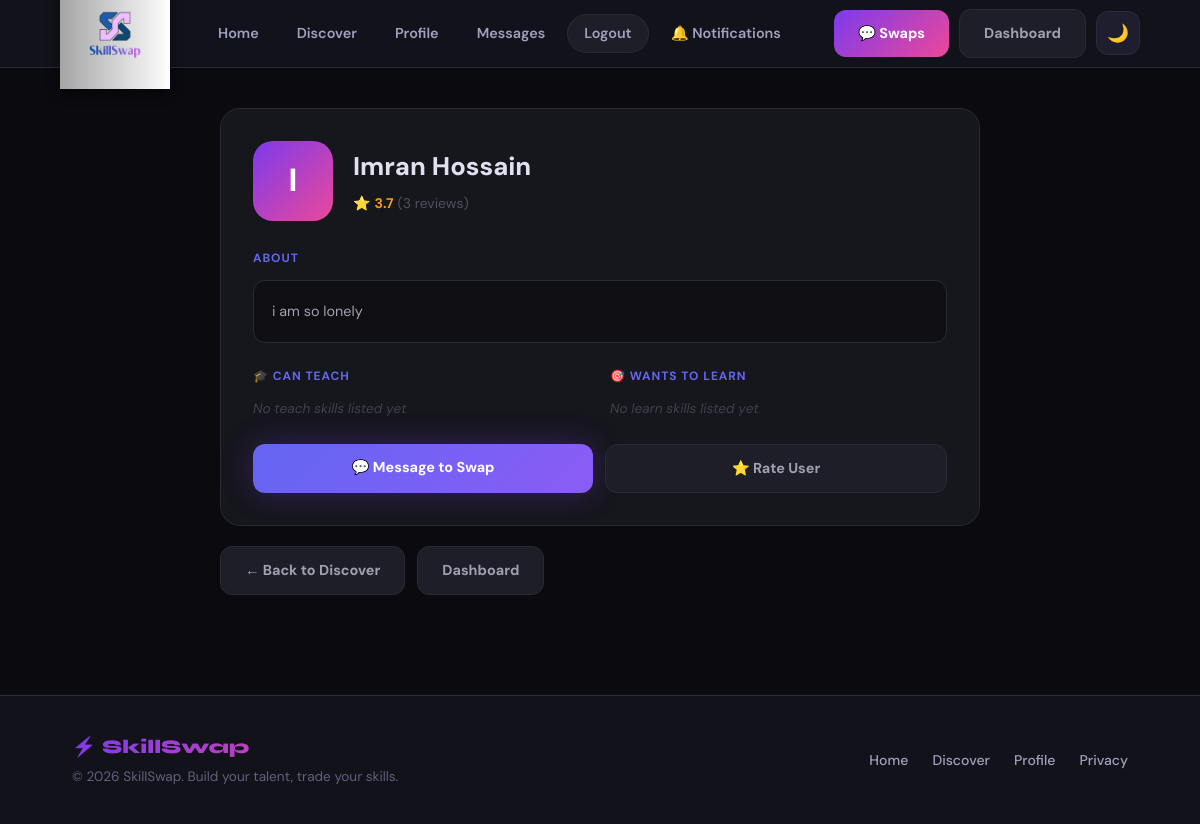
Screenshot of /view_profile.php?id=8 (signed in) with the database file from the repository.
### tables this page shows
CREATE TABLE `users` (
  `user_id` int(11) NOT NULL,
  `email` varchar(255) NOT NULL,
  `password_hash` varchar(255) NOT NULL,
  `username` varchar(100) DEFAULT NULL,
  `first_name` varchar(100) DEFAULT NULL,
  `last_name` varchar(100) DEFAULT NULL,
  `bio` text DEFAULT NULL,
  `location` varchar(100) DEFAULT NULL,
  `profile_picture` varchar(255) DEFAULT NULL,
  `city` varchar(100) DEFAULT NULL,
  `user_location` varchar(100) DEFAULT NULL,
  `rating_average` decimal(2,1) DEFAULT 0.0,
  `total_reviews` int(11) DEFAULT 0,
  `is_verified` tinyint(1) DEFAULT 0,
  `account_status` enum('active','suspended','deleted') DEFAULT 'active',
  `created_at` timestamp NOT NULL DEFAULT current_timestamp(),
  `updated_at` timestamp NOT NULL DEFAULT current_timestamp() ON UPDATE current_timestamp(),
  `country` varchar(100) DEFAULT NULL
);

### view_profile.php (the view, shortened to what this page needs)
<?php
include 'db.php';
include 'includes/header.php';
$user_id_to_view = isset($_GET['id']) ? intval($_GET['id']) : 0;
$stmt = $conn->prepare("
    SELECT user_id AS id,
           CONCAT(first_name, ' ', last_name) AS name,
           bio, user_location AS location,
           rating_average, total_reviews
    FROM users WHERE user_id = ?
");
$stmt->bind_param("i", $user_id_to_view);
$stmt->execute();
$user = $stmt->get_result()->fetch_assoc();
$skills_teach = [];
$skills_learn  = [];
$grads = [
    'linear-gradient(135deg,#7c3aed,#ec4899)',
    'linear-gradient(135deg,#06b6d4,#7c3aed)',
    'linear-gradient(135deg,#f59e0b,#ec4899)',
    'linear-gradient(135deg,#10b981,#06b6d4)',
];
$grad    = $grads[$user_id_to_view % count($grads)];
$initial = strtoupper(substr($user['name'] ?? 'U', 0, 1));
?>
<div class="vp-wrap">
    <div class="vp-card">
        <div class="vp-header">
            <div class="vp-av" style="background:<?= $grad ?>"><?= $initial ?></div>
            <div style="flex:1;">
                <div class="vp-name"><?= htmlspecialchars($user['name']) ?></div>
                <div class="vp-meta-row">
                    <?php if (!empty($user['total_reviews']) && $user['total_reviews'] > 0): ?>
                        <div class="vp-rating">
                            ⭐ <span class="vp-rating-num"><?= number_format($user['rating_average'], 1) ?></span>
                            (<?= $user['total_reviews'] ?> <?= $user['total_reviews'] == 1 ? 'review' : 'reviews' ?>)
                        </div>
                    <?php else: ?>
                        <div class="vp-rating" style="opacity:0.5;">⭐ No reviews yet</div>
                    <?php endif; ?>
                </div>
            </div>
        </div>
        <div style="margin-bottom:24px;">
            <div class="vp-section-title">About</div>
            <div class="vp-bio">
                <?= !empty($user['bio']) ? nl2br(htmlspecialchars($user['bio'])) : "This user hasn't added a bio yet." ?>
            </div>
        </div>
        <div style="display:grid;grid-template-columns:1fr 1fr;gap:20px;margin-bottom:24px;">
            <div>
                <div class="vp-section-title">🎓 Can Teach</div>
                <div class="skill-grid">
                    <?php if (!empty($skills_teach)): ?>
                        <?php foreach ($skills_teach as $skill): ?>
                            <span class="skill-pill skill-teach"><?= htmlspecialchars($skill) ?></span>
                        <?php endforeach; ?>
                    <?php else: ?>
                        <span class="empty-skill">No teach skills listed yet</span>
                    <?php endif; ?>
                </div>
            </div>
            <div>
                <div class="vp-section-title">🎯 Wants to Learn</div>
                <div class="skill-grid">
                    <?php if (!empty($skills_learn)): ?>
                        <?php foreach ($skills_learn as $skill): ?>
                            <span class="skill-pill skill-learn"><?= htmlspecialchars($skill) ?></span>
                        <?php endforeach; ?>
                    <?php else: ?>
                        <span class="empty-skill">No learn skills listed yet</span>
                    <?php endif; ?>
                </div>
            </div>
        </div>
       <?php if (isset($_SESSION['user_id']) && $user['id'] != $_SESSION['user_id']): ?>
    <div class="vp-actions">
        <a href="chat.php?user_id=<?= $user['id'] ?>" class="btn btn-primary" style="flex:1;">
            💬 Message to Swap
        </a>
        <a href="add_rating.php?reviewed_id=<?= $user['id'] ?>" class="btn btn-secondary" style="flex:1; text-align:center;">
            ⭐ Rate User
        </a>
    </div>
        <?php elseif (!isset($_SESSION['user_id'])): ?>
            <div style="text-align:center;padding:16px;background:#1e1e28;border-radius:10px;border:1px solid #2a2a35;">
                <p style="color:#a0a0b0;margin:0;">Please <a href="login.php" style="color:#6366f1;font-weight:700;">log in</a> to message this user.</p>
            </div>
        <?php endif; ?>
    </div>
    <div style="display:flex;gap:12px;flex-wrap:wrap;">
        <a href="discovery.php" class="btn btn-secondary">← Back to Discover</a>
        <a href="dashboard.php" class="btn btn-secondary">Dashboard</a>
    </div>
</div>
<?php include 'includes/footer.php'; ?>

### style.css (style rules this page uses)
:root { --bg: #0a0a0f; --bg2: #12121a; --bg3: #1a1a26; --surface: #1e1e2e; --surface2: #252538; --border: #2a2a40; --border2: #3a3a55; --text: #f0f0ff; --text2: #a0a0c0; --text3: #606080; --violet: #7c3aed; --violet-l: #9f67ff; --violet-d: #5b21b6; --pink: #ec4899; --pink-l: #f472b6; --cyan: #06b6d4; --cyan-l: #22d3ee; --amber: #f59e0b; --amber-l: #fbbf24; --green: #10b981; --green-l: #34d399; --red: #ef4444; --grad-main: linear-gradient(135deg, #7c3aed 0%, #ec4899 100%); --grad-cyan: linear-gradient(135deg, #06b6d4 0%, #7c3aed 100%); --grad-warm: linear-gradient(135deg, #f59e0b 0%, #ec4899 100%); --grad-green: linear-gradient(135deg, #10b981 0%, #06b6d4 100%); --nav-h: 68px; --radius: 14px; --radius-lg: 20px; --radius-xl: 28px; --shadow: 0 4px 24px rgba(0,0,0,0.4); --shadow-lg: 0 8px 40px rgba(0,0,0,0.5); --glow-v: 0 0 30px rgba(124,58,237,0.3); --glow-p: 0 0 30px rgba(236,72,153,0.3); }
*, *::before, *::after { box-sizing: border-box; margin: 0; padding: 0; }
html { scroll-behavior: smooth; }
body { background: var(--bg); color: var(--text); font-family: 'DM Sans', sans-serif; font-size: 1rem; line-height: 1.6; min-height: 100vh; transition: background .3s, color .3s; }
a { color: var(--violet-l); text-decoration: none; }
.btn { display: inline-flex; align-items: center; justify-content: center; gap: 8px; padding: 12px 28px; border-radius: var(--radius); font-family: 'DM Sans', sans-serif; font-size: 0.95rem; font-weight: 600; cursor: pointer; border: none; transition: all .2s; text-decoration: none; white-space: nowrap; }
.btn-primary { background: var(--grad-main); color: #fff; box-shadow: var(--glow-v); }
.btn-secondary { background: var(--surface); color: var(--text); border: 1px solid var(--border); }

### view_profile.php (style rules this page uses)
.vp-wrap { max-width: 800px; margin: 40px auto; padding: 0 20px 60px; }
.vp-card { background: #16161d; border: 1px solid #2a2a35; border-radius: 20px; padding: 32px; margin-bottom: 20px; }
.vp-header { display: flex; align-items: center; gap: 20px; margin-bottom: 28px; flex-wrap: wrap; }
.vp-av { width: 80px; height: 80px; border-radius: 20px; display: flex; align-items: center; justify-content: center; font-size: 2rem; font-weight: 800; color: #fff; flex-shrink: 0; }
.vp-name { font-size: 1.6rem; font-weight: 800; color: #e0e0f0; margin-bottom: 4px; }
.vp-meta-row { display: flex; gap: 16px; align-items: center; flex-wrap: wrap; }
.vp-location, .vp-rating { color: #505060; font-size: 0.875rem; display: flex; align-items: center; gap: 4px; }
.vp-rating-num { color: #f59e0b; font-weight: 700; }
.vp-section-title { font-size: 0.75rem; font-weight: 700; color: #6366f1; text-transform: uppercase; letter-spacing: 0.08em; margin-bottom: 12px; }
.vp-bio { color: #a0a0b0; line-height: 1.7; background: #0f0f13; padding: 18px; border-radius: 12px; border: 1px solid #2a2a35; font-size: 0.9rem; }
.skill-grid { display: flex; flex-wrap: wrap; gap: 8px; }
.vp-actions { display: flex; gap: 12px; flex-wrap: wrap; margin-top: 24px; }
.btn { padding: 12px 24px; border-radius: 12px; text-decoration: none; font-weight: 700; font-size: 0.9rem; display: inline-block; text-align: center; border: none; cursor: pointer; }
.btn-primary { background: linear-gradient(135deg,#6366f1,#8b5cf6); color: #fff; }
.btn-secondary { background: #1e1e28; color: #a0a0b0; border: 1px solid #2a2a35; }
.empty-skill { color: #404050; font-size: 0.85rem; font-style: italic; }

### rows the page displays
users: rating_average "3.7", total_reviews "3", bio "i am so lonely"

### other values shown
$initial "I"
$user['name'] "Imran Hossain"
